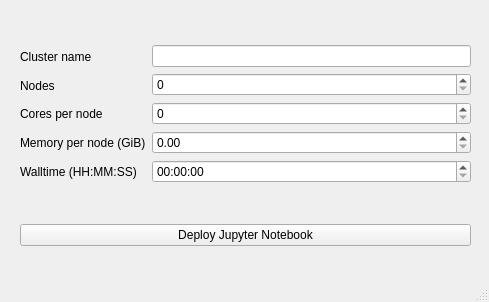
<?xml version="1.0" encoding="UTF-8"?>
<ui version="4.0">
 <class>Notebook</class>
 <widget class="QMainWindow" name="Notebook">
  <property name="geometry">
   <rect>
    <x>0</x>
    <y>0</y>
    <width>489</width>
    <height>302</height>
   </rect>
  </property>
  <property name="windowTitle">
   <string>Idact notebook</string>
  </property>
  <widget class="QWidget" name="centralwidget">
   <widget class="QWidget" name="gridLayoutWidget">
    <property name="geometry">
     <rect>
      <x>20</x>
      <y>10</y>
      <width>451</width>
      <height>271</height>
     </rect>
    </property>
    <layout class="QGridLayout" name="gridLayout">
     <item row="0" column="0">
      <layout class="QHBoxLayout" name="horizontalLayout">
       <item>
        <layout class="QVBoxLayout" name="verticalLayout_2">
         <item>
          <widget class="QLabel" name="cluster_name_label">
           <property name="text">
            <string>Cluster name</string>
           </property>
          </widget>
         </item>
         <item>
          <widget class="QLabel" name="nodes_label">
           <property name="text">
            <string>Nodes</string>
           </property>
          </widget>
         </item>
         <item>
          <widget class="QLabel" name="cores_label">
           <property name="text">
            <string>Cores per node</string>
           </property>
          </widget>
         </item>
         <item>
          <widget class="QLabel" name="memory_label">
           <property name="text">
            <string>Memory per node (GiB)</string>
           </property>
          </widget>
         </item>
         <item>
          <widget class="QLabel" name="walltime_label">
           <property name="text">
            <string>Walltime (HH:MM:SS)</string>
           </property>
          </widget>
         </item>
        </layout>
       </item>
       <item>
        <layout class="QVBoxLayout" name="verticalLayout">
         <item>
          <widget class="QLineEdit" name="cluster_name_edit"/>
         </item>
         <item>
          <widget class="QSpinBox" name="nodes_edit"/>
         </item>
         <item>
          <widget class="QSpinBox" name="cores_edit"/>
         </item>
         <item>
          <widget class="QDoubleSpinBox" name="memory_edit"/>
         </item>
         <item>
          <widget class="QTimeEdit" name="walltime_edit">
           <property name="displayFormat">
            <string>HH:mm:ss</string>
           </property>
          </widget>
         </item>
        </layout>
       </item>
      </layout>
     </item>
     <item row="1" column="0">
      <widget class="QPushButton" name="deploy_button">
       <property name="text">
        <string>Deploy Jupyter Notebook</string>
       </property>
      </widget>
     </item>
    </layout>
   </widget>
  </widget>
  <widget class="QStatusBar" name="statusbar"/>
  <action name="actionAdd">
   <property name="text">
    <string>Add</string>
   </property>
  </action>
  <action name="actionRemove">
   <property name="text">
    <string>Remove</string>
   </property>
  </action>
 </widget>
 <resources/>
 <connections/>
</ui>
